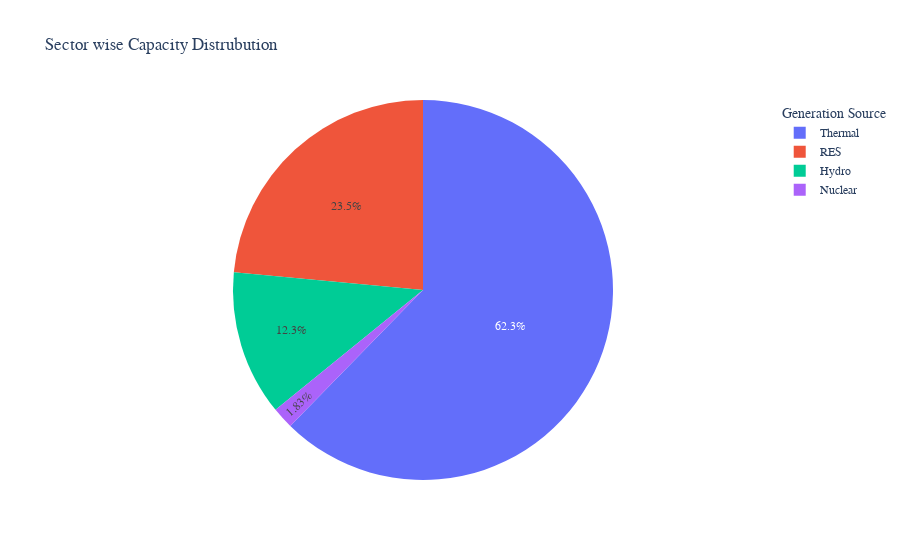

Source (notebook cell):
### Code cell
fig4=px.pie(Data1,names="Mode",values="Installed Capacity",title="Sector wise Capacity Distrubution")
fig4.update_layout(font_family="Rockwell",
    legend=dict(title="Generation Source"))
fig4.show()

### Figure 1 — Plotly figure (JSON) as saved in the notebook; plotly's stock layout.template omitted (floating-point values rounded to 4 significant figures; data arrays with more than 128 entries replaced by an {"elided": "..."} marker saying what was removed)
{"data": [{"domain": {"x": [0, 1], "y": [0, 1]}, "hovertemplate": "Mode=%{label}<br>Installed Capacity=%{value}<extra></extra>", "labels": {"elided": "428 str values"}, "legendgroup": "", "name": "", "showlegend": true, "type": "pie", "values": {"elided": "428 float values"}}], "layout": {"font": {"family": "Rockwell"}, "legend": {"title": {"text": "Generation Source"}, "tracegroupgap": 0}, "title": {"text": "Sector wise Capacity Distrubution"}}}
